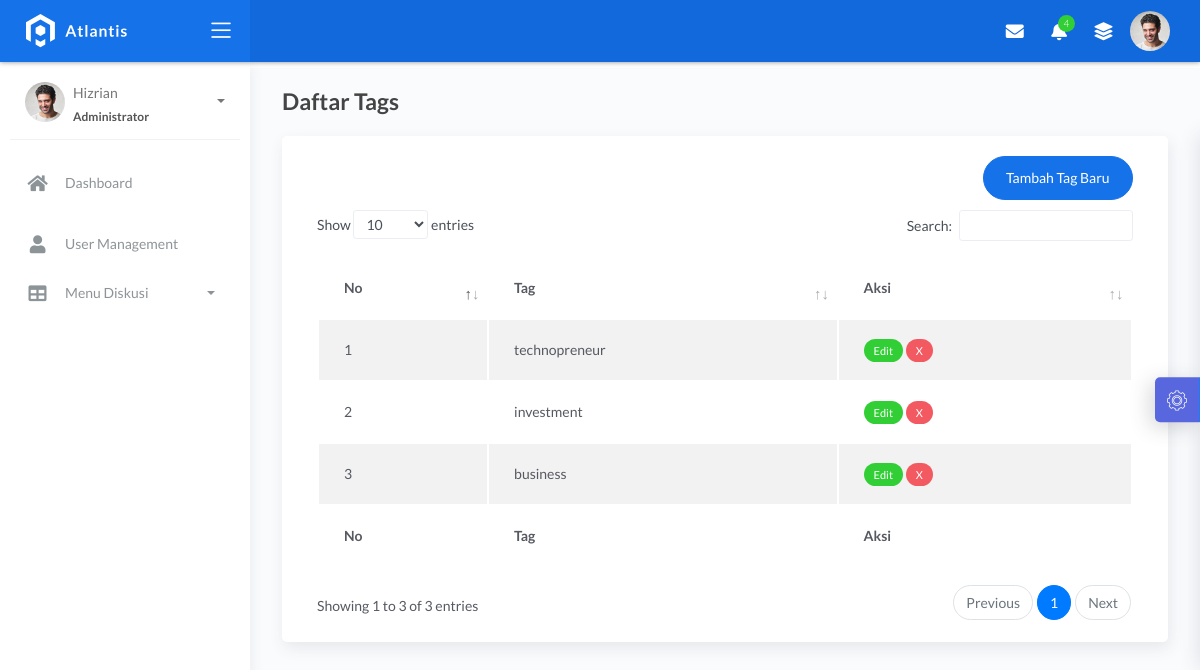
The app's page /index.php/tags with its own data.
### tables this page shows
CREATE TABLE `tags` (
  `id` int(11) NOT NULL,
  `name` varchar(25) NOT NULL
);

### application/controllers/Tags.php (called while the page is built, shortened)
<?php
class Tags extends CI_Controller
{
    public function index()
    {
        $data['title'] = 'Tag List - TIE Forum Web App';
        $data['id'] = $this->db->get('tags')->result();
        $data['name'] = $this->db->get('tags')->result();
        $this->load->view('header', $data);
        $this->load->view('sidebar', $data);
        $this->load->view('tag_list', $data);
        $this->load->view('footer', $data);
    }
}

### index.php (called while the page is built, shortened)
<?php
require_once BASEPATH.'core/CodeIgniter.php';

### application/views/tag_list.php (the view, shortened to what this page needs)
<div class="main-panel">
    <div class="content">
        <div class="page-inner">
            <div class="page-header">
                <h4 class="page-title">Daftar Tags</h4>
            </div>
            <div class="row">
                <div class="col-md-12">
                    <div class="card">
                        <div class="card-body">
                            <button style="margin-bottom: 10px; margin-right: 15px ;float: right;" type="button" class="btn btn-primary btn-round" data-toggle="modal" data-target="#exampleModal">
                                Tambah Tag Baru
                            </button>
                            <div class="table-responsive">
                                <table id="basic-datatables" class="display table table-striped table-hover">
                                    <thead>
                                        <tr>
                                            <th>No</th>
                                            <th>Tag</th>
                                            <th>Aksi</th>
                                        </tr>
                                    </thead>
                                    <tfoot>
                                        <tr>
                                            <th>No</th>
                                            <th>Tag</th>
                                            <th>Aksi</th>
                                        </tr>
                                    </tfoot>
                                    <tbody>
                                        <?php $i = 1; ?>
                                        <?php foreach ($name as $n) { ?>
                                            <tr>
                                                <td><?= $i ?></td>
                                                <td><?= $n->name; ?></td>
                                                <td>
                                                    <a href='<?= base_url('tags/edit_tag/'); ?><?= $n->id; ?>' class="badge badge-success" data-toggle="modal" data-target="#editTagModal_<?= $n->id; ?>">Edit</a>
                                                    <a href='<?= base_url('tags/hapus_tag/'); ?><?= $n->id; ?>' class="badge badge-danger" onclick="return confirm('Apakah anda yakin ingin menghapus tag ini ?')">X</a>
                                                </td>
                                            </tr>
                                        <?php $i++;
                                        } ?>
                                    </tbody>
                                </table>
                            </div>
                        </div>
                    </div>
                </div>
            </div>
        </div>
    </div>
</div>

### records on screen
tags: name "technopreneur"
tags: name "investment"
tags: name "business"
